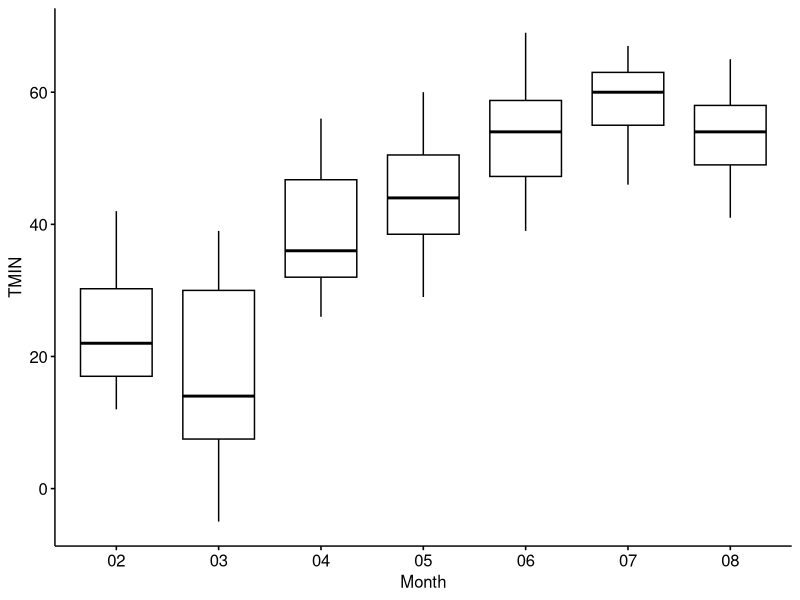
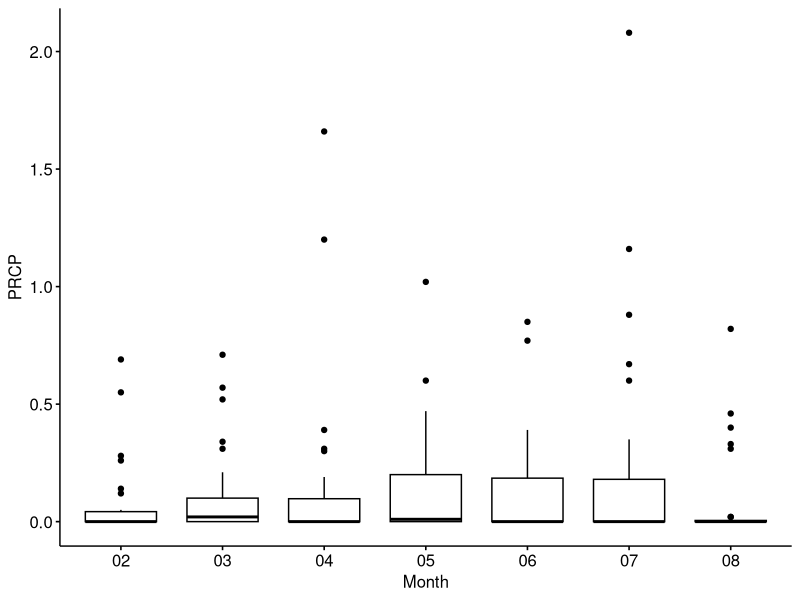
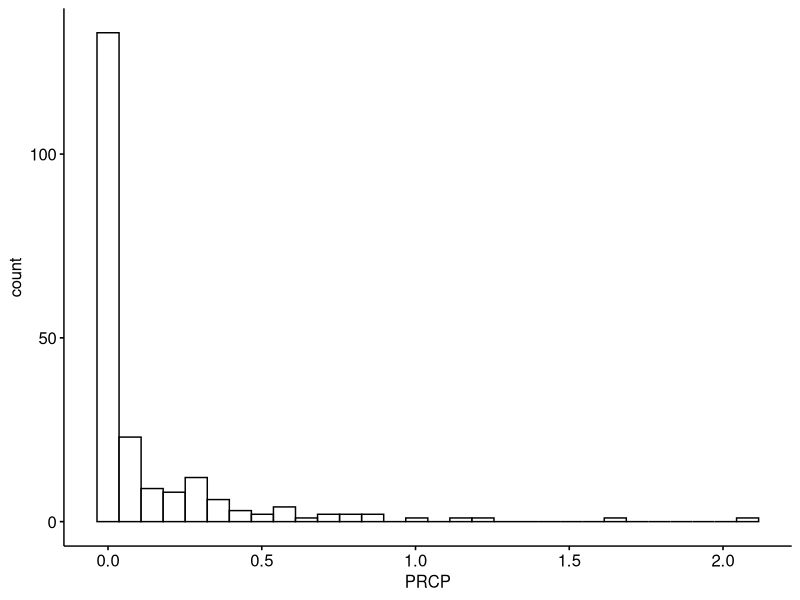
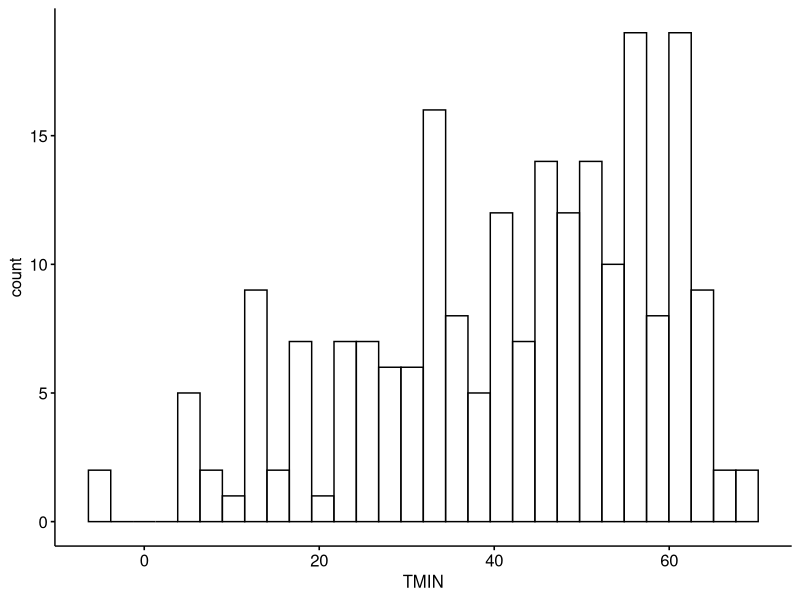
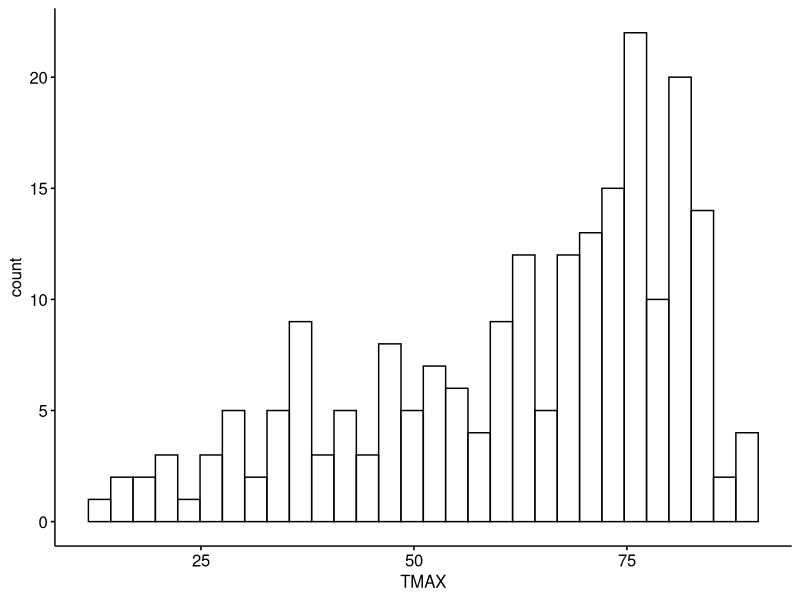
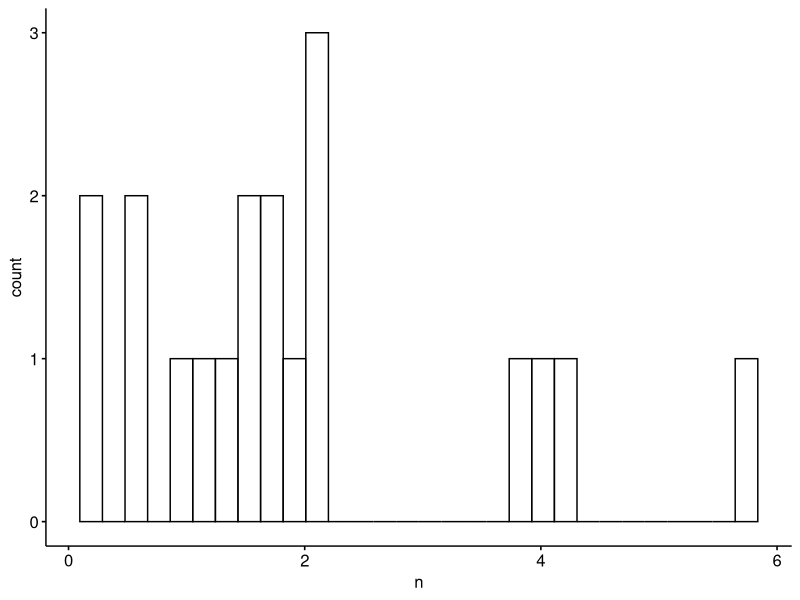
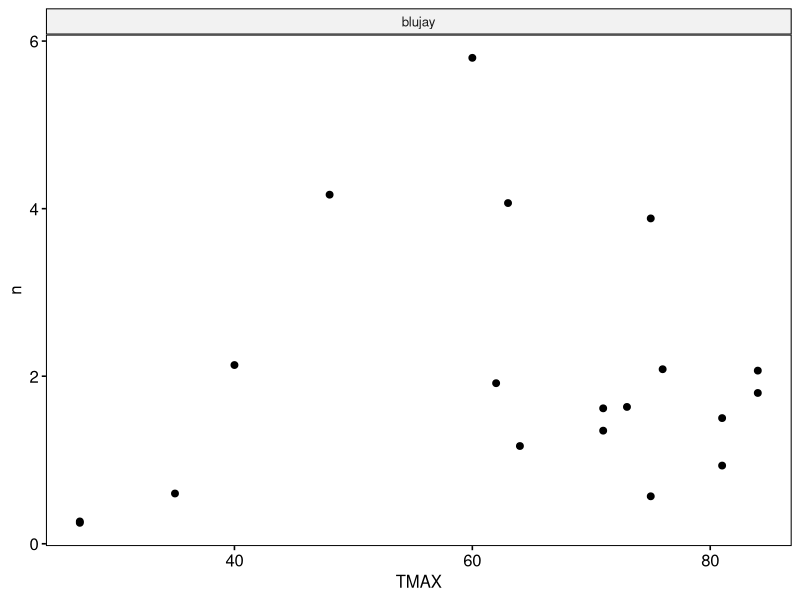
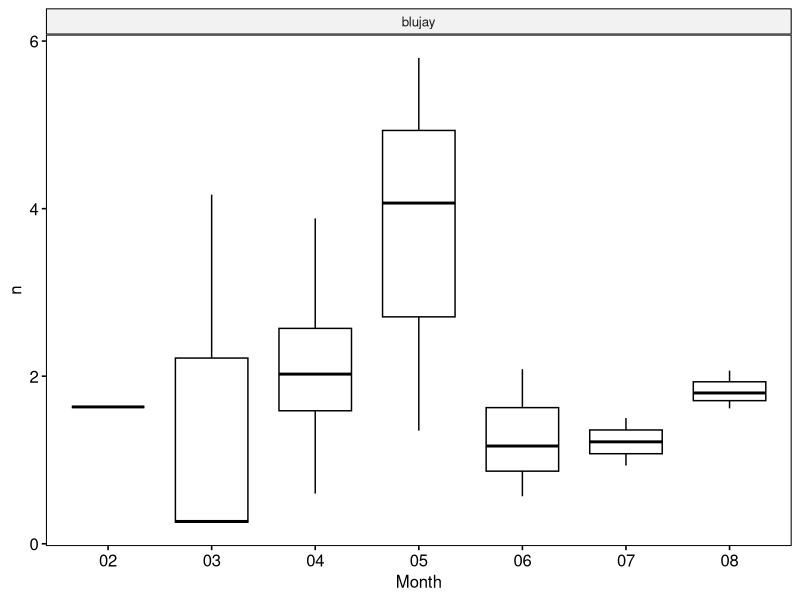

The R source for these figures, in order:
# First load the required libraries -------------------------------------------------------------------------
library(stringr)
library(ggpubr)
library(dplyr)

# Load the Ithaca weather data -------------------------------------------------------------------------
# The weather data comes from the Global Historical Climatology Network (NOAA National Climatic Data Center. http://doi.org/10.7289/V5D21VHZ )
IthacaWeatherData <- read.csv("data/BiodiversityAnalysis/Ithaca_weather_data.csv")

# Get unique values in the 'NAME' column
unique(IthacaWeatherData$NAME)

# Subset the data for Ithaca Cornell University
IthacaSubset <- subset(IthacaWeatherData, NAME == "ITHACA CORNELL UNIVERSITY, NY US")

# Display the first few rows of the subset
head(IthacaSubset)

# Split the 'DATE' column into Year, Month, Day, and Month_Day
# This line uses the 'str_split_fixed' function to split the 'DATE' column of the 'IthacaSubset' data frame into Year, Month, and Day components, using '-' as the delimiter. The result is stored in the 'DateSplit' variable as a matrix.
DateSplit <- str_split_fixed(IthacaSubset$DATE, pattern = '-', n = 3) 

# Assign the first column of the 'DateSplit' matrix (which contains the year) to a new column 'Year' in the 'IthacaSubset' data frame.
IthacaSubset$Year <- DateSplit[, 1] 

# Assign the third column of the 'DateSplit' matrix (which contains the day) to a new column 'Day' in the 'IthacaSubset' data frame.
IthacaSubset$Day <- DateSplit[, 3] 

# Assign the second column of the 'DateSplit' matrix (which contains the month) to a new column 'Month' in the 'IthacaSubset' data frame.
IthacaSubset$Month <- DateSplit[, 2] 

# Create a new column 'Month_Day' in the 'IthacaSubset' data frame by pasting together the 'Month' and 'Day' columns with an underscore '_' separator.
IthacaSubset$Month_Day <- paste(IthacaSubset$Month, IthacaSubset$Day, sep = '_') 

# Create boxplots for TMIN and PRCP by Month
ggboxplot(data = IthacaSubset, x = 'Month', y = 'TMIN') 

ggboxplot(data = IthacaSubset, x = 'Month', y = 'PRCP') 

# Create a histogram of the weather variables
gghistogram(data = IthacaSubset, x = 'PRCP') 

gghistogram(data = IthacaSubset, x = 'TMIN') 

gghistogram(data = IthacaSubset, x = 'TMAX') 


# Read in the Sapsucker Woods annotation data -----------------------------

# Read the SSW annotations from a CSV file
SSWAnnotations <- read.csv("data/BiodiversityAnalysis/SSWannotations.csv")

# Extract the Month, Day, and Month_Day from the 'DATE' column and create new column
SSWAnnotations$DATE <- str_split_fixed(SSWAnnotations$Filename, pattern = '_', n = 4)[, 3]
SSWAnnotations$Month <- substr(SSWAnnotations$DATE, start = 5, stop = 6)
SSWAnnotations$Day <- substr(SSWAnnotations$DATE, start = 7, stop = 8)
SSWAnnotations$Month_Day <- paste(SSWAnnotations$Month, SSWAnnotations$Day, sep = '_')
SSWAnnotations$Hour <- substr(str_split_fixed(SSWAnnotations$Filename, pattern = '_', n = 4)[, 4],1,2)

# Merge the species tally data with Ithaca wather data based on Month_Day
SSWAnnotationsMergedDF <- merge(SSWAnnotations, IthacaSubset, by = 'Month_Day')

# Display the first few rows and the number of rows in SSWAnnotations
head(SSWAnnotationsMergedDF)
nrow(SSWAnnotationsMergedDF)

# Get unique values in the 'Species.eBird.Code' column
unique(SSWAnnotationsMergedDF$Species.eBird.Code)

# Create a table to look at the number of observations by species
table(SSWAnnotationsMergedDF$Species.eBird.Code)

# Subset based on your species of interest --------------------------------

# Subset SSWAnnotations for a specific species (e.g., "blujay")
SSWAnnotationsSingleSpecies <- subset(SSWAnnotationsMergedDF, Species.eBird.Code == "blujay")

# NOTE: the code below shows how you can subset for two species of interest
# SSWAnnotationsSingleSpecies <- subset(SSWAnnotationsMergedDF, Species.eBird.Code == "blujay"|Species.eBird.Code == "norcar")

# Display the first few rows of the subset
head(SSWAnnotationsSingleSpecies)

# Count the occurrences of the species by Month_Day
SSWAnnotationsSingleSpeciesTally <-  
  SSWAnnotationsSingleSpecies %>% count(Month_Day, Species.eBird.Code, .drop = FALSE)

SSWAnnotationsSingleSpeciesTally$n <- SSWAnnotationsSingleSpeciesTally$n/60

# Merge the species tally data with IthacaSubset based on Month_Day
SSWAnnotationsSingleSpeciesTallyMergedDF <- merge(SSWAnnotationsSingleSpeciesTally, IthacaSubset, by = 'Month_Day')


gghistogram(data=SSWAnnotationsSingleSpeciesTallyMergedDF,x='n')

# Create scatter and boxplots for 'TMAX' and 'n' (count) by Month
ggscatter(data = SSWAnnotationsSingleSpeciesTallyMergedDF, x = 'TMAX', y = 'n', facet.by ='Species.eBird.Code' )
ggboxplot(data = SSWAnnotationsSingleSpeciesTallyMergedDF, x = 'Month', y = 'n', facet.by ='Species.eBird.Code')

